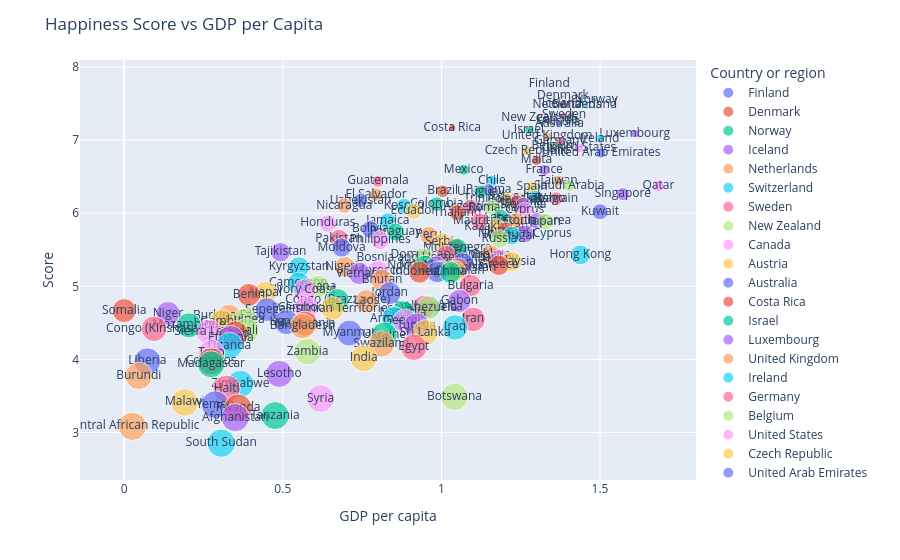

Notebook code for this chart:
### Code cell
# Plot the relationship between score and GDP (while adding color and size)
fig = px.scatter(happy_df, x = 'GDP per capita', y= 'Score' ,text = 'Country or region', size = 'Overall rank', color = 'Country or region')

fig.update_layout(title_text = 'Happiness Score vs GDP per Capita')
fig.show()
